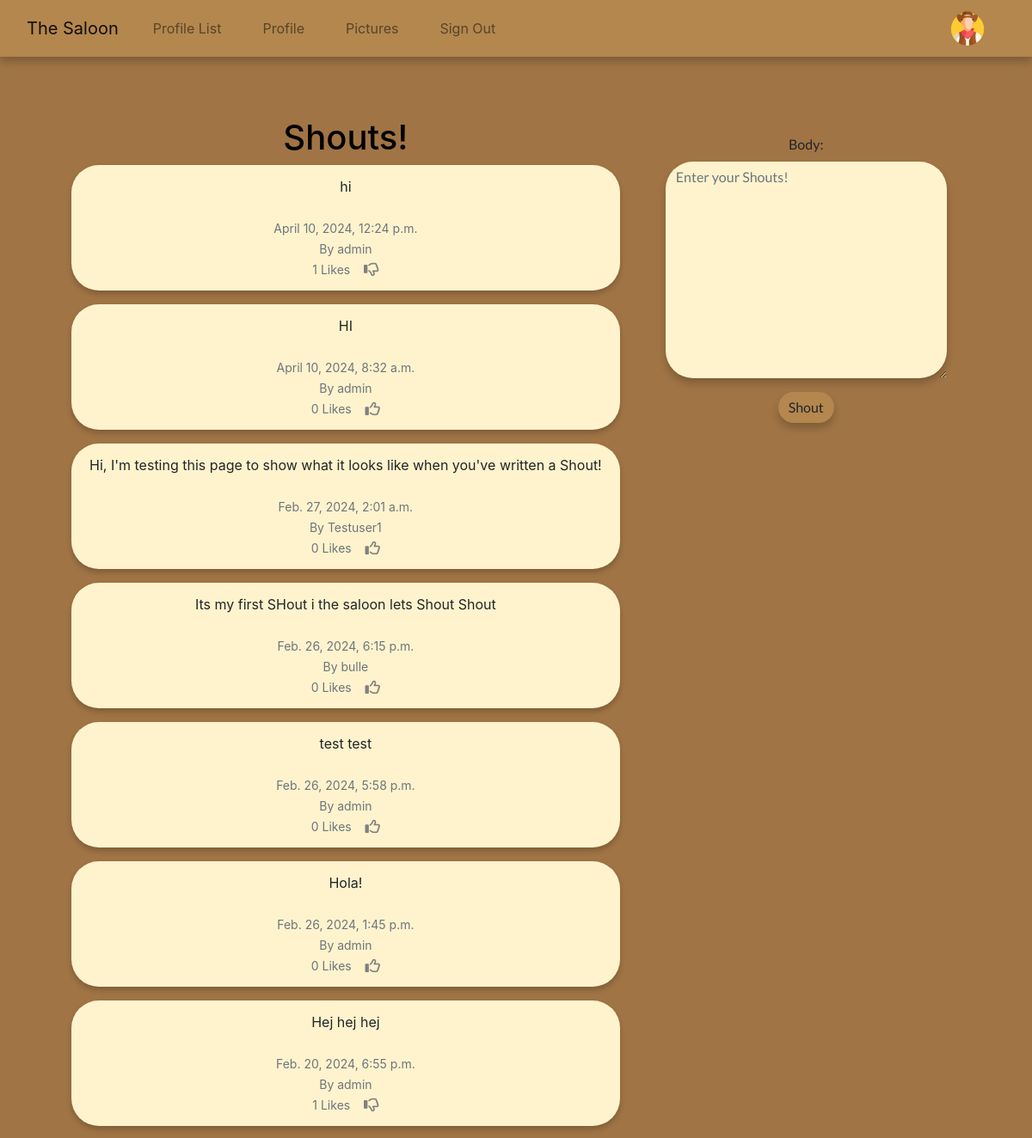
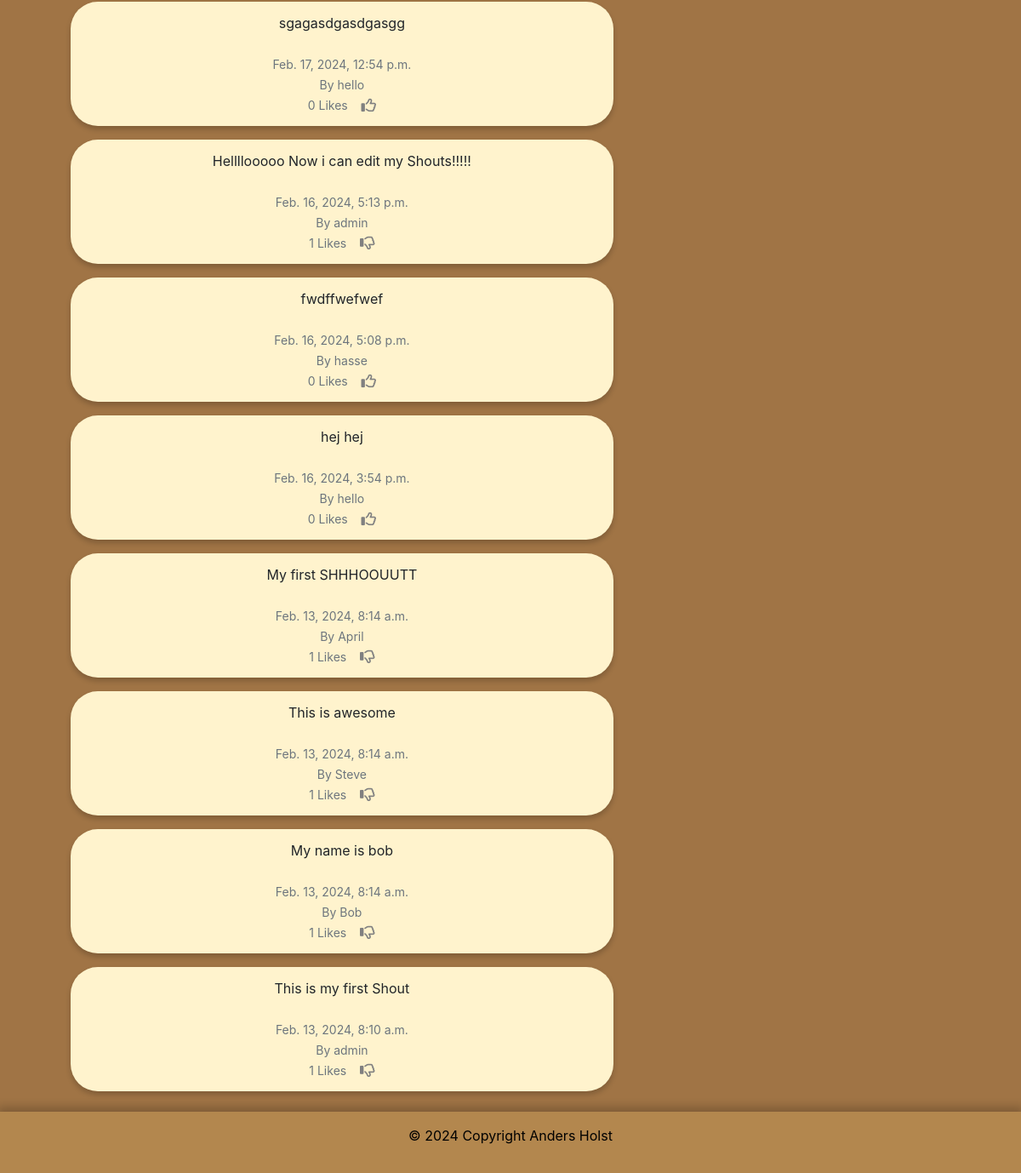
The app's page /home/ (signed in) with its own data (2 pictures, top to bottom).
### the_saloon/models.py (models this page shows, shortened)
class Shout(models.Model):
    user = models.ForeignKey(
        User, related_name="shouts",
        on_delete=models.DO_NOTHING
    )
    body = models.CharField(max_length=200)
    created_at = models.DateTimeField(auto_now_add=True)
    likes = models.ManyToManyField(User, related_name="shout_like", blank=True)
    def number_of_likes(self):
        return self.likes.count()

### the_saloon/views.py (the view, shortened to what this page needs)
# urls.py: path('home/', login_required(views.home), name='home'),
def home(request):
    if request.user.is_authenticated:
        form = ShoutForm(request.POST or None)
        shouts = Shout.objects.all().order_by("-created_at")
        return render(request, 'home.html', {"shouts": shouts, "form": form})
    else:
        shouts = Shout.objects.all().order_by("-created_at")
        return render(request, 'home.html', {"shouts": shouts})

### the_saloon/forms.py
class ShoutForm(forms.ModelForm):
    class Meta:
        model = Shout
        fields = ['body']
        widgets = {
            'body': forms.Textarea(attrs={'placeholder': 'Enter your Shouts!',
                                          'class': 'form-control'})
        }

### the_saloon/templates/home.html (shortened to what this page needs)
{% extends 'base.html' %}
{% block content %}
<div class="container">
    <div class="container text-center">
    <div class="row">
        <div class="col-md-8">
            <h1 class="home">Shouts!</h1>
            {% for shout in shouts %}
            <div class="alert" role="alert">
                {{ shout.body }}<br/><br/>
                <small class="text-muted">
                    {{ shout.created_at }}
                    <br/>
                    By {{ shout.user.username }}
                    <br/>
                    {{ shout.number_of_likes }} Likes
                    &nbsp;&nbsp;
                    {% if user in shout.likes.all %}
                    <a href="{% url 'shout_like' shout.id %}">
                    </a>
                    {% else %}
                    <a href="{% url 'shout_like' shout.id %}">
                    </a>
                    {% endif %}
                </small>
            </div>
            {% endfor %}
        </div>
        <div class="home col-md-4">
            {% if form %}
            <form method=POST style="font-family: Lato, serif;">
                {{ form.as_p }}
                <button type="submit" class="btn btn-warning">Shout</button>
            </form>
            {% endif %}
        </div>
    </div>
    </div>
</div>
{% endblock %}

### social/static/css/style.css (style rules this page uses)
body { background-color: #A07445; margin-bottom: 80px; }
div.container { display: flex; }
h1.home { color: black; margin-top: 70px; }
div.home { margin-top: 90px; }
div.alert { background-color: #FFF3CD; box-shadow: 0 4px 6px 0 rgba(0,0,0,.2); border-radius: 2rem; }
button.btn { background-color:#B3874E; border: none; box-shadow: 0 6px 8px 0 rgba(0,0,0,.2); border-radius: 2rem; }
div.col-md-8 { display:grid; align-items: center; justify-content: center; }
.row { margin-right: 0 !important; }
small.text-muted { margin-top: 20px; }
#id_body.form-control { background-color: #FFF3CD; border: none; border-radius: 2rem; box-shadow: 0 6px 8px 0 rgba(0,0,0,.2); }

### records on screen
Shout: body "hi", created_at "April 10, 2024, 12:24 p.m.", user.username "admin", number_of_likes "1"
Shout: body "HI", created_at "April 10, 2024, 8:32 a.m.", user.username "admin", number_of_likes "0"
Shout: body "Hi, I'm testing this page to show what it looks like when you've written a Shout!", created_at "Feb. 27, 2024, 2:01 a.m.", user.username "Testuser1", number_of_likes "0"
Shout: body "Its my first SHout i the saloon lets Shout Shout", created_at "Feb. 26, 2024, 6:15 p.m.", user.username "bulle", number_of_likes "0"
Shout: body "test test", created_at "Feb. 26, 2024, 5:58 p.m.", user.username "admin", number_of_likes "0"
Shout: body "Hola!", created_at "Feb. 26, 2024, 1:45 p.m.", user.username "admin", number_of_likes "0"
Shout: body "Hej hej hej", created_at "Feb. 20, 2024, 6:55 p.m.", user.username "admin", number_of_likes "1"
Shout: body "sgagasdgasdgasgg", created_at "Feb. 17, 2024, 12:54 p.m.", user.username "hello", number_of_likes "0"
Shout: body "Hellllooooo Now i can edit my Shouts!!!!!", created_at "Feb. 16, 2024, 5:13 p.m.", user.username "admin", number_of_likes "1"
Shout: body "fwdffwefwef", created_at "Feb. 16, 2024, 5:08 p.m.", user.username "hasse", number_of_likes "0"
Shout: body "hej hej", created_at "Feb. 16, 2024, 3:54 p.m.", user.username "hello", number_of_likes "0"
Shout: body "My first SHHHOOUUTT", created_at "Feb. 13, 2024, 8:14 a.m.", user.username "April", number_of_likes "1"
Shout: body "This is awesome", created_at "Feb. 13, 2024, 8:14 a.m.", user.username "Steve", number_of_likes "1"
Shout: body "My name is bob", created_at "Feb. 13, 2024, 8:14 a.m.", user.username "Bob", number_of_likes "1"
Shout: body "This is my first Shout", created_at "Feb. 13, 2024, 8:10 a.m.", user.username "admin", number_of_likes "1"
